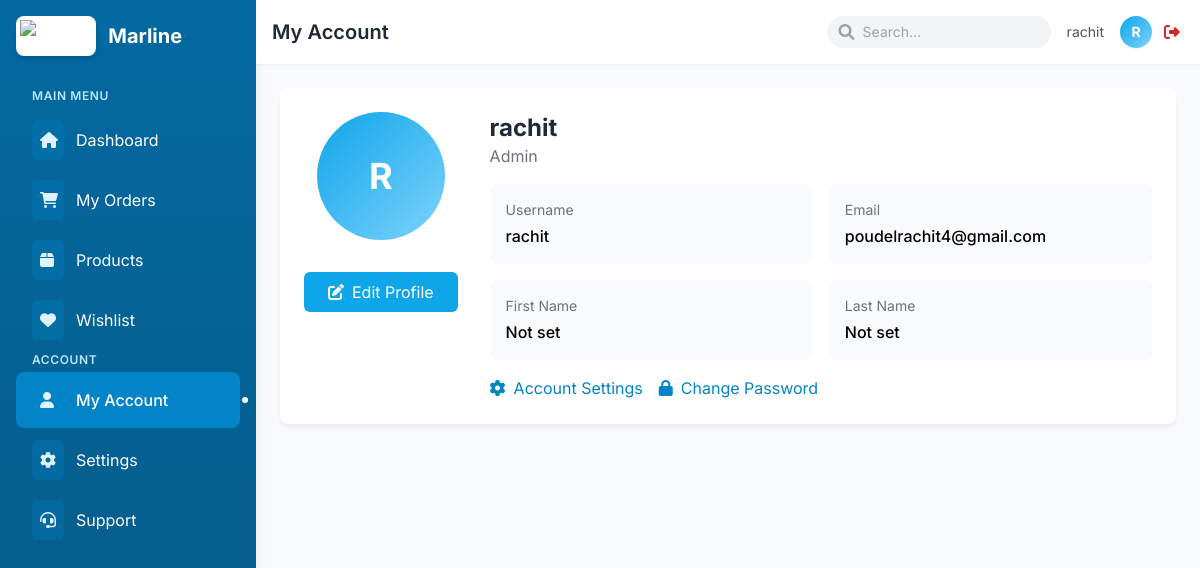
Page /profile/ (signed in) on the committed database.
### user/models.py (models this page shows, shortened)
class CustomUser(AbstractUser):
    ROLE_CHOICES = [
        ('super_admin', 'Super Admin'),
        ('admin', 'Admin'),
        ('warehouse_manager', 'Warehouse Manager'),
        ('staff', 'Staff'),
        ('customer', 'Customer'),
    ]
    role = models.CharField(max_length=20, choices=ROLE_CHOICES, default='customer')
    email = models.EmailField(unique=True, blank=False, null=False)
    is_email_verified = models.BooleanField(default=False)
    verification_token = models.CharField(max_length=100, blank=True, null=True)
    warehouse = models.ForeignKey(Warehouse, on_delete=models.SET_NULL, null=True, blank=True, related_name='employees')
    is_approved = models.BooleanField(default=False)
    is_verified = models.BooleanField(default=False)
    is_staff = models.BooleanField(default=False)
    created_by = models.ForeignKey('self', on_delete=models.SET_NULL, null=True, blank=True, related_name='created_users')
    reset_password_token = models.CharField(max_length=32, null=True, blank=True)
    reset_password_expires = models.DateTimeField(null=True, blank=True)

### user/views.py (the view)
# urls.py: path('profile/', views.profile_view, name='profile_view'),
@login_required
def profile_view(request):
    recent_orders = []
    if request.user.role == 'customer':
        recent_orders = Order.objects.filter(customer=request.user).order_by('-created_at')[:5]
    return render(request, 'profile.html', {
        'user': request.user,
        'recent_orders': recent_orders
    })

### templates/profile.html (shortened to what this page needs)
{% extends 'base_customer.html' %}
{% block page_title %}My Account{% endblock %}
{% block content %}
<div class="container mx-auto">
    <div class="bg-white rounded-lg shadow-soft p-6 mb-6 animate-slide-in">
        <div class="flex flex-col md:flex-row">
            <div class="flex-shrink-0 flex flex-col items-center mb-6 md:mb-0 md:mr-8">
                <div class="w-32 h-32 rounded-full bg-gradient-to-br from-primary-500 to-primary-300 flex items-center justify-center mb-4">
                    <span class="text-white text-4xl font-bold">{{ user.username|first|upper }}</span>
                </div>
                <div class="mt-4">
                    <a href="{% url 'account_settings' %}" class="text-center block bg-primary-500 hover:bg-primary-600 text-white py-2 px-6 rounded-md transition-all">
                        <i class="fas fa-edit mr-2"></i>Edit Profile
                    </a>
                </div>
            </div>
            <div class="flex-grow">
                <h2 class="text-2xl font-bold text-gray-800">{{ user.get_full_name|default:user.username }}</h2>
                <p class="text-gray-500 mb-4">{{ user.role|title }}</p>
                <div class="grid grid-cols-1 md:grid-cols-2 gap-4 mb-4">
                    <div class="bg-gray-50 p-4 rounded-lg">
                        <p class="text-sm text-gray-500 mb-1">Username</p>
                        <p class="font-medium">{{ user.username }}</p>
                    </div>
                    <div class="bg-gray-50 p-4 rounded-lg">
                        <p class="text-sm text-gray-500 mb-1">Email</p>
                        <p class="font-medium">{{ user.email }}</p>
                    </div>
                    <div class="bg-gray-50 p-4 rounded-lg">
                        <p class="text-sm text-gray-500 mb-1">First Name</p>
                        <p class="font-medium">{{ user.first_name|default:"Not set" }}</p>
                    </div>
                    <div class="bg-gray-50 p-4 rounded-lg">
                        <p class="text-sm text-gray-500 mb-1">Last Name</p>
                        <p class="font-medium">{{ user.last_name|default:"Not set" }}</p>
                    </div>
                </div>
                <div class="flex gap-4 mt-4">
                    <a href="{% url 'account_settings' %}" class="text-primary-600 hover:text-primary-800 flex items-center">
                        <i class="fas fa-cog mr-2"></i>Account Settings
                    </a>
                    <a href="{% url 'change_password' %}" class="text-primary-600 hover:text-primary-800 flex items-center">
                        <i class="fas fa-lock mr-2"></i>Change Password
                    </a>
                </div>
            </div>
        </div>
    </div>
</div>
{% endblock %}

### templates/base_customer.html (shortened to what this page needs)
{% load static %}
<!DOCTYPE html>
<html lang="en">
<head>
    <script src="https://cdn.tailwindcss.com"></script>
    <link href="https://cdnjs.cloudflare.com/ajax/libs/font-awesome/6.0.0/css/all.min.css" rel="stylesheet">
</head>
<body class="bg-gray-50 font-sans">
    <div class="min-h-screen flex flex-col md:flex-row">
        <aside class="w-full md:w-64 bg-gradient-to-b from-primary-700 to-primary-800 text-white md:min-h-screen transition-all duration-300 ease-in-out shadow-lg" id="sidebar">
            <div class="p-4 relative h-full">
                <div class="flex items-center justify-between mb-8">
                    <div class="flex items-center space-x-3">
                        <div class="bg-white p-1 rounded-lg shadow-md">
                            <img src="https://hebbkx1anhila5yf.public.blob.vercel-storage.com/image-6O6lZm6FwR4Urq0BnOCGuG59jdux31.png"
                                alt="Marline" class="h-8 w-auto">
                        </div>
                        <span class="text-xl font-bold">Marline</span>
                    </div>
                </div>
                <div class="space-y-1 mb-8" id="sidebar-menu">
                    <p class="text-xs uppercase font-semibold text-primary-200 tracking-wider mb-2 ml-4">Main Menu</p>
                    {% block sidebar_menu %}
                    <a href="{% url 'dashboard' %}" class="flex items-center py-2 px-4 text-white rounded-lg transition-all duration-200 sidebar-hover-effect hover:bg-primary-600 group">
                        <div class="mr-3 bg-primary-600/30 p-2 rounded-md group-hover:bg-primary-500">
                            <i class="fas fa-home w-4 h-4 text-primary-100"></i>
                        </div>
                        <span>Dashboard</span>
                    </a>
                    <a href="{% url 'order_list' %}" class="flex items-center py-2 px-4 text-white rounded-lg transition-all duration-200 sidebar-hover-effect hover:bg-primary-600 group">
                        <div class="mr-3 bg-primary-600/30 p-2 rounded-md group-hover:bg-primary-500">
                            <i class="fas fa-shopping-cart w-4 h-4 text-primary-100"></i>
                        </div>
                        <span>My Orders</span>
                    </a>
                    <a href="{% url 'product_catalog' %}" class="flex items-center py-2 px-4 text-white rounded-lg transition-all duration-200 sidebar-hover-effect hover:bg-primary-600 group">
                        <div class="mr-3 bg-primary-600/30 p-2 rounded-md group-hover:bg-primary-500">
                            <i class="fas fa-box w-4 h-4 text-primary-100"></i>
                        </div>
                        <span>Products</span>
                    </a>
                    <a href="{% url 'view_wishlist' %}" class="flex items-center py-2 px-4 text-white rounded-lg transition-all duration-200 sidebar-hover-effect hover:bg-primary-600 group">
                        <div class="mr-3 bg-primary-600/30 p-2 rounded-md group-hover:bg-primary-500">
                            <i class="fas fa-heart w-4 h-4 text-primary-100"></i>
                        </div>
                        <span>Wishlist</span>
                    </a>
                    <p class="text-xs uppercase font-semibold text-primary-200 tracking-wider mt-6 mb-2 ml-4">Account</p>
                    <a href="{% url 'profile' %}" class="flex items-center py-2 px-4 text-white rounded-lg transition-all duration-200 sidebar-hover-effect hover:bg-primary-600 group">
                        <div class="mr-3 bg-primary-600/30 p-2 rounded-md group-hover:bg-primary-500">
                            <i class="fas fa-user w-4 h-4 text-primary-100"></i>
                        </div>
                        <span>My Account</span>
                    </a>
                    <a href="{% url 'account_settings' %}" class="flex items-center py-2 px-4 text-white rounded-lg transition-all duration-200 sidebar-hover-effect hover:bg-primary-600 group">
                        <div class="mr-3 bg-primary-600/30 p-2 rounded-md group-hover:bg-primary-500">
                            <i class="fas fa-gear w-4 h-4 text-primary-100"></i>
                        </div>
                        <span>Settings</span>
                    </a>
                    <a href="#" class="flex items-center py-2 px-4 text-white rounded-lg transition-all duration-200 sidebar-hover-effect hover:bg-primary-600 group">
                        <div class="mr-3 bg-primary-600/30 p-2 rounded-md group-hover:bg-primary-500">
                            <i class="fas fa-headset w-4 h-4 text-primary-100"></i>
                        </div>
                        <span>Support</span>
                    </a>
                    {% endblock %}
                </div>
            </div>
        </aside>
        <main class="flex-grow">
            <nav class="bg-white shadow-sm p-4 flex items-center justify-between">
                <div class="flex items-center">
                    <h1 class="text-xl font-semibold text-gray-800">{% block page_title %}Customer Dashboard{% endblock %}</h1>
                </div>
                <div class="flex items-center space-x-4">
                    <div class="hidden md:flex items-center relative">
                        <input type="text" placeholder="Search..." class="bg-gray-100 rounded-full py-1.5 px-4 pl-9 text-sm focus:outline-none focus:ring-2 focus:ring-primary-500 focus:bg-white w-40 lg:w-56 transition-all">
                        <i class="fas fa-search text-gray-400 absolute left-3"></i>
                    </div>
                    <div class="relative flex items-center space-x-2">
                        <div class="hidden md:flex items-center">
                            <span class="text-sm text-gray-600 mr-2">{{ request.user.username }}</span>
                        </div>
                        <div class="w-8 h-8 rounded-full bg-gradient-to-br from-primary-500 to-primary-300 flex items-center justify-center shadow-sm">
                            <span class="text-white font-bold text-sm">{{ request.user.username|first|upper }}</span>
                        </div>
                        <a href="{% url 'logout' %}" class="p-1 text-red-600 hover:text-red-800 transition-colors" title="Logout">
                            <i class="fas fa-sign-out-alt"></i>
                        </a>
                    </div>
                </div>
            </nav>
            <div class="p-4 md:p-6 animate-fade-in">
                <div class="bg-transparent">
                    {% block content %}{% endblock %}
                </div>
            </div>
        </main>
    </div>
</body>
</html>

### rows in the picture
CustomUser: user.username "rachit", user.username|first "R", username|first "R", get_full_name "rachit", role "Admin", username "rachit", email "poudelrachit4@gmail.com", first_name "Not set", last_name "Not set"
